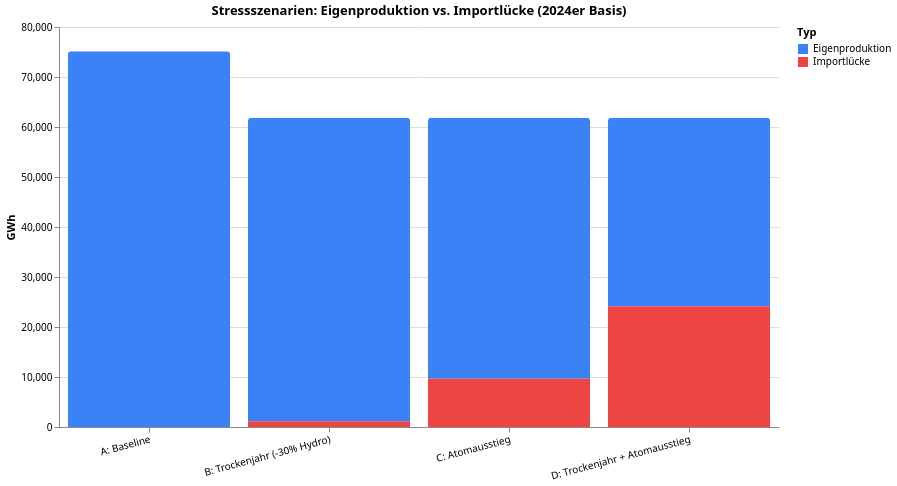

Write the Vega-Lite specification saved for this chart.
### Vega-Lite specification from a JSON file in a GitHub repository (floating-point values rounded to 4 significant figures)
{"$schema": "https://vega.github.io/schema/vega-lite/v5.json", "config": {"font": "Switzer, system-ui, sans-serif", "view": {"stroke": "transparent"}}, "data": {"values": [{"GWh": 75165, "Szenario": "A: Baseline", "Typ": "Eigenproduktion", "order": 0}, {"GWh": 0, "Szenario": "A: Baseline", "Typ": "Importlücke", "order": 0}, {"GWh": 60664, "Szenario": "B: Trockenjahr (-30% Hydro)", "Typ": "Eigenproduktion", "order": 1}, {"GWh": 1174, "Szenario": "B: Trockenjahr (-30% Hydro)", "Typ": "Importlücke", "order": 1}, {"GWh": 52182, "Szenario": "C: Atomausstieg", "Typ": "Eigenproduktion", "order": 2}, {"GWh": 9656, "Szenario": "C: Atomausstieg", "Typ": "Importlücke", "order": 2}, {"GWh": 37681, "Szenario": "D: Trockenjahr + Atomausstieg", "Typ": "Eigenproduktion", "order": 3}, {"GWh": 24157, "Szenario": "D: Trockenjahr + Atomausstieg", "Typ": "Importlücke", "order": 3}]}, "encoding": {"color": {"field": "Typ", "scale": {"domain": ["Eigenproduktion", "Importlücke"], "range": ["#3b82f6", "#ef4444"]}, "type": "nominal"}, "x": {"axis": {"labelAngle": -15}, "field": "Szenario", "sort": {"field": "order"}, "title": null, "type": "nominal"}, "y": {"field": "GWh", "stack": "zero", "title": "GWh", "type": "quantitative"}}, "height": 400, "mark": {"cornerRadiusEnd": 3, "type": "bar"}, "title": "Stressszenarien: Eigenproduktion vs. Importlücke (2024er Basis)", "width": 720}
